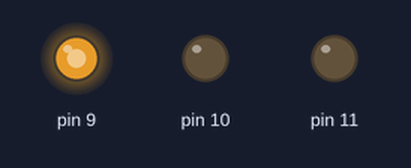
This sketch was run on a simulated Arduino Uno, built with avr-gcc and run on an emulated ATmega328P. Parts: output pins drawn as LEDs (lit = HIGH).

Above: at 0.05 s.
At 1.5 s:
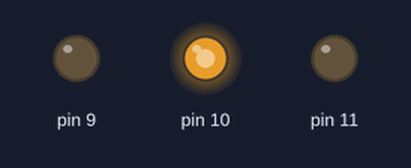
At 3.0 s:
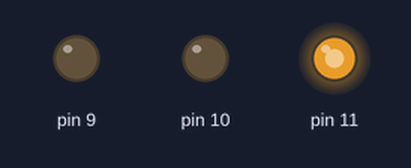
Timing chart, 0 to 6.9 s (numbered marks = the images above):
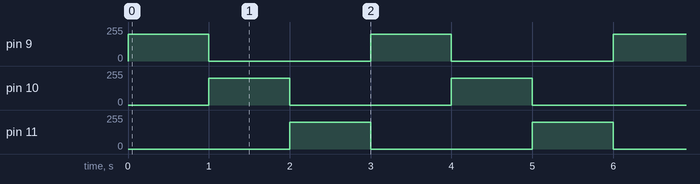

The sketch:

rgb_led.ino
```cpp
void setup()
{
  // put your setup code here, to run once:
  pinMode(9, OUTPUT);
  pinMode(10, OUTPUT);
  pinMode(11, OUTPUT);
}

void loop()
{
  // put your main code here, to run repeatedly:

  // RGB led go blue, then green, then red
  analogWrite(9, 200);
  analogWrite(10, 0);
  analogWrite(11, 0);
  delay(1000);

  analogWrite(9, 0);
  analogWrite(10, 200);
  analogWrite(11, 0);
  delay(1000);

  analogWrite(9, 0);
  analogWrite(10, 0);
  analogWrite(11, 200);
  delay(1000);
}
```

Measured:
- by itself, pin 9–11: alternates 200/255 for 1.0 s and 0/255 for 2.0 s
